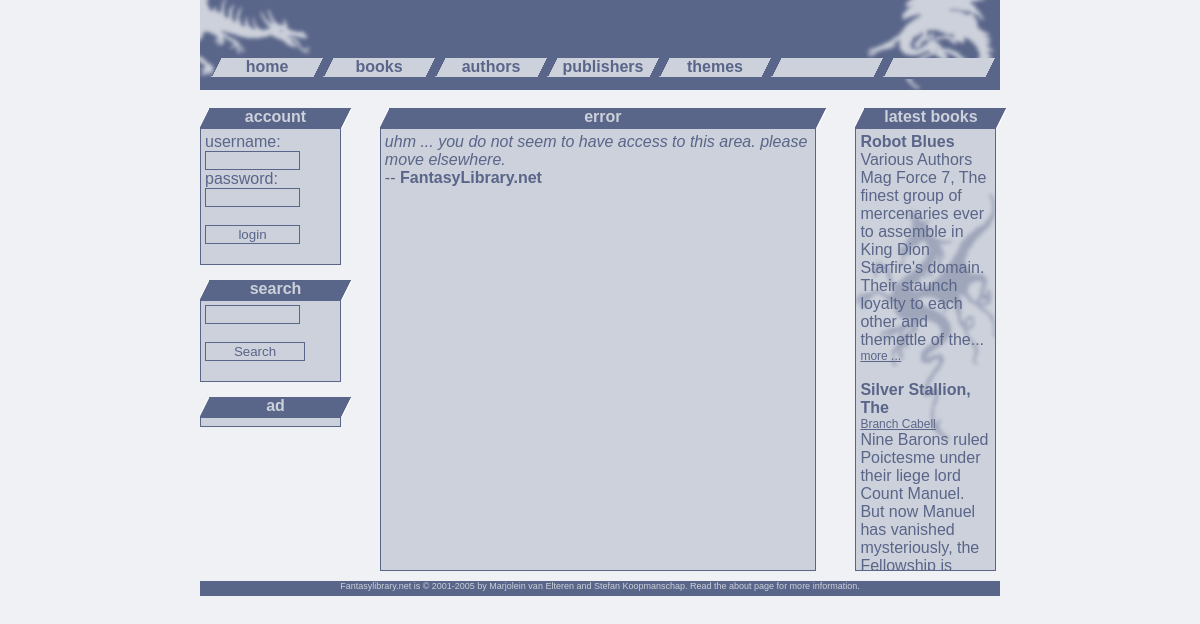
Page /401.php on the committed database.
### tables this page shows
CREATE TABLE IF NOT EXISTS `fl_errors` (
  `id` int(11) NOT NULL AUTO_INCREMENT,
  `error` text NOT NULL,
  `source` text NOT NULL,
  `type` enum('404','401') NOT NULL DEFAULT '404',
  PRIMARY KEY (`id`)
);

CREATE TABLE IF NOT EXISTS `fl_books` (
  `id` int(11) NOT NULL AUTO_INCREMENT,
  `title` varchar(255) NOT NULL DEFAULT '',
  `summary` text NOT NULL,
  `pubdate` varchar(25) NOT NULL DEFAULT '',
  `publisher` int(11) NOT NULL DEFAULT '0',
  `image` varchar(50) NOT NULL DEFAULT '',
  `isbn` varchar(25) NOT NULL DEFAULT '',
  `world` int(11) NOT NULL DEFAULT '0',
  `submittedby` int(11) NOT NULL DEFAULT '0',
  `category` int(11) NOT NULL DEFAULT '0',
  `added` datetime NOT NULL DEFAULT '0000-00-00 00:00:00',
  `approved` datetime NOT NULL DEFAULT '0000-00-00 00:00:00',
  `notify` tinyint(4) NOT NULL DEFAULT '0',
  `language` varchar(20) NOT NULL DEFAULT '',
  `type` varchar(20) NOT NULL DEFAULT '',
  PRIMARY KEY (`id`)
);

CREATE TABLE IF NOT EXISTS `fl_authors` (
  `id` int(11) NOT NULL AUTO_INCREMENT,
  `name` varchar(255) NOT NULL DEFAULT '',
  `bio` text NOT NULL,
  `approved` tinyint(4) NOT NULL DEFAULT '0',
  `submittedby` int(11) NOT NULL DEFAULT '0',
  `notify` tinyint(4) NOT NULL DEFAULT '0',
  `image` varchar(50) NOT NULL DEFAULT '',
  `firstname` varchar(255) NOT NULL DEFAULT '',
  PRIMARY KEY (`id`)
);

### 401.php (called while the page is built, shortened)
<?php
include("./config.php");
$query="SELECT id FROM fl_errors WHERE type='401'";
$result=mysql_query($query);
$teller=0;
while($row=mysql_fetch_row($result))
{
  $error[$teller]=$row[0];
}
$num=rand(0,count($error)-1);
$key=$error[$num];
$query="SELECT error, source FROM fl_errors WHERE id='".$key."'";
$result=mysql_query($query);
$query="SELECT b.id, b.title, b.summary FROM fl_books b ORDER BY b.approved DESC LIMIT 3";
$result=mysql_query($query);
while($row=mysql_fetch_row($result))
{
  $aquery="SELECT a.id, a.name FROM fl_authors a, fl_author_book b WHERE b.book='".$row[0]."' AND b.author=a.id";
  $aresult=mysql_query($aquery);
}
?>

### config.php (the view, shortened to what this page needs)
<?php
class TemplatePower extends TemplatePowerParser
{
  var $index    = Array();
  var $content  = Array();
  var $currentBlock;
  var $showUnAssigned;
  var $globalvars = Array();
  var $prepared;
  function TemplatePower( $tpl_file='', $type= T_BYFILE )
  {
    $this->prepared       = false;
    $this->showUnAssigned = false;
  }
  function __makeContentRoot()
  {
    $this->content[ TP_ROOTBLOCK ."_0"  ][0] = Array( TP_ROOTBLOCK );
    $this->currentBlock = &$this->content[ TP_ROOTBLOCK ."_0" ][0];
  }
  function __assign( $varname, $value)
  {
    if( sizeof( $regs = explode('.', $varname ) ) == 2 )
    {
      $ind_blockname = $regs[0] .'_'. $this->index[ $regs[0] ];
      $lastitem = sizeof( $this->content[ $ind_blockname ] );
      $lastitem > 1 ? $lastitem-- : $lastitem = 0;
      $block = &$this->content[ $ind_blockname ][ $lastitem ];
    }
    else
    {
      $block = &$this->currentBlock;
    }
  }
  function __assignGlobal( $varname, $value )
  {
    $this->globalvars[ $varname ] = $value;
  }
  function __outputContent( $blockname )
  {
    $numrows = sizeof( $this->content[ $blockname ] );
    for( $i=0; $i < $numrows; $i++)
    {
      $defblockname = $this->content[ $blockname ][$i][0];
      for( reset( $this->defBlock[ $defblockname ]);  $k = key( $this->defBlock[ $defblockname ]);  next( $this->defBlock[ $defblockname ] ) )
      {
        if ($k[1] == 'C')
        {
          print( $this->defBlock[ $defblockname ][$k] );
        }
        else
        if ($k[1] == 'V')
        {
          $defValue = $this->defBlock[ $defblockname ][$k];
          if( !isset( $this->content[ $blockname ][$i][ "_V:". $defValue ] ) )
          {
            if( isset( $this->globalvars[ $defValue ] ) )
            {
              $value = $this->globalvars[ $defValue ];
            }
            else
            {
              if( $this->showUnAssigned )
              {
                $value = '{'. $defValue .'}';
              }
              else
              {
                $value = '';
              }
            }
          }
          else
          {
            $value = $this->content[ $blockname ][$i][ "_V:". $defValue ];
          }
          print( $value );
        }
        else
        if ($k[1] == 'B')
        {
          if( isset( $this->content[ $blockname ][$i][$k] ) )
          {
            $this->__outputContent( $this->content[ $blockname ][$i][$k] );
          }
        }
      }
    }
  }
  function prepare()
  {
    $this->prepared = true;
    $this->index[ TP_ROOTBLOCK ]    = 0;
  }
  function newBlock( $blockname )
  {
    $parent = &$this->content[ $this->parent[$blockname] .'_'. $this->index[$this->parent[$blockname]] ];
    $lastitem = sizeof( $parent );
    $lastitem > 1 ? $lastitem-- : $lastitem = 0;
    $ind_blockname = $blockname .'_'. $this->index[ $blockname ];
    if ( !isset( $parent[ $lastitem ]["_B:$blockname"] ))
    {
      $this->index[ $blockname ] += 1;
      $ind_blockname = $blockname .'_'. $this->index[ $blockname ];
      if (!isset( $this->content[ $ind_blockname ] ) )
      {
        $this->content[ $ind_blockname ] = Array();
      }
    }
    $blocksize = sizeof( $this->content[ $ind_blockname ] );
    $this->content[ $ind_blockname ][ $blocksize ] = Array( $blockname );
    $this->currentBlock = &$this->content[ $ind_blockname ][ $blocksize ];
  }
  function printToScreen()
  {
    if ($this->prepared)
    {
      $this->__outputContent( TP_ROOTBLOCK .'_0' );
    }
    else
    {
      $this->__errorAlert('TemplatePower Error: Template isn\'t prepared!');
    }
  }
}
?>

### fl.css (style rules this page uses)
body { font-family:Arial, Helvetica, sans-serif; font-size:12px; color:#596589; scrollbar-face-color:#CDD1DB; scrollbar-highlight-color:#CDD1DB; scrollbar-shadow-color:#CDD1DB; scrollbar-3dlight-color:#CDD1DB; scrollbar-arrow-color:#7B87AB; scrollbar-track-color:#596589; scrollbar-darkshadow-color:#596589; margin-top:0px; margin-bottom:0px; margin-left:0px; margin-right:0px; text-align:center; background-color: #F0F1F4; }
div.top { margin-left:auto; margin-right:auto; width:800px; height:90px; background-image:url('images/top.gif'); }
table.overalltable { margin-left:auto; margin-right:auto; width:800px; }
div.menu { position:absolute; top: 58px; text-align:left; }
div.menuopt { background-image:url('images/menuback.gif'); width:112px; height:19px; float:left; text-align:center; vertical-align:middle; }
div.menuspacer { width:11px; float:left; }
a.menu, a.menu:link, a.menu:visited { font-weight:bold; font-size:16px; color:#596589; text-decoration:none; }
div.left { height:455px; text-align:left; }
div.blockheader { background-image:url('images/headersmal.gif'); font-weight:bold; font-size:16px; color:#cdd1db; width:151px; height:20px; text-align:center; }
div.block { background-image:url('images/lightback.gif'); width:131px; margin-bottom:15px; padding:4px; border: 1px solid #596589; }
div.right { height:455px; width:141px; }
div.rightblock { background-image:url('images/sidebar.gif'); height:433px; width:131px; overflow:auto; padding:4px; border: 1px solid #596589; }
div.main { height:454px; width:454px; }
div.bigblockheader { background-image:url('images/headerbreed.gif'); font-weight:bold; font-size:16px; color:#cdd1db; width:446px; height:20px; text-align:center; }
div.maincontent { background-color:#cdd1db; height:433px; width:426px; padding: 4px; overflow:auto; text-align:left; border: 1px solid #596589; }
div.bottom { width:100%; height:15px; font-size:9px; color:#cdd1db; background-color:#596589; margin:0px; padding:0px; text-align:center; }
a.bottom { font-weight:bold; font-size:9px; color:#cdd1db; text-decoration:none; font-weight:normal; }
input { width: 95px; background-color:transparent; border: 1px solid #596589; color: #596589; }
.submit { width:100px; }

### rows in the picture
fl_errors: error "uhm ... you do not seem to have access to this area. please move elsewhere.", source "FantasyLibrary.net"
fl_books: title "Robot Blues"
fl_books: title "Silver Stallion, The"
fl_authors: name "Branch Cabell"

### other values in the picture
$this->defBlock[ $defblockname ][$k] "home"
$this->defBlock[ $defblockname ][$k] "books"
$this->defBlock[ $defblockname ][$k] "authors"
$this->defBlock[ $defblockname ][$k] "publishers"
$this->defBlock[ $defblockname ][$k] "themes"
$this->defBlock[ $defblockname ][$k] "account"
$this->defBlock[ $defblockname ][$k] "search"
$this->defBlock[ $defblockname ][$k] "ad"
$this->defBlock[ $defblockname ][$k] "error"
$this->defBlock[ $defblockname ][$k] "--"
$this->defBlock[ $defblockname ][$k] "latest books"
$this->defBlock[ $defblockname ][$k] "Various Authors"
$value "Mag Force 7, The finest group of mercenaries ever to assemble in King Dion Starfire's domain. Their staunch loyalty to each other and themettle of the..."
$this->defBlock[ $defblockname ][$k] "more ..."
$value "Nine Barons ruled Poictesme under their liege lord Count Manuel. But now Manuel has vanished mysteriously, the Fellowship is…"
